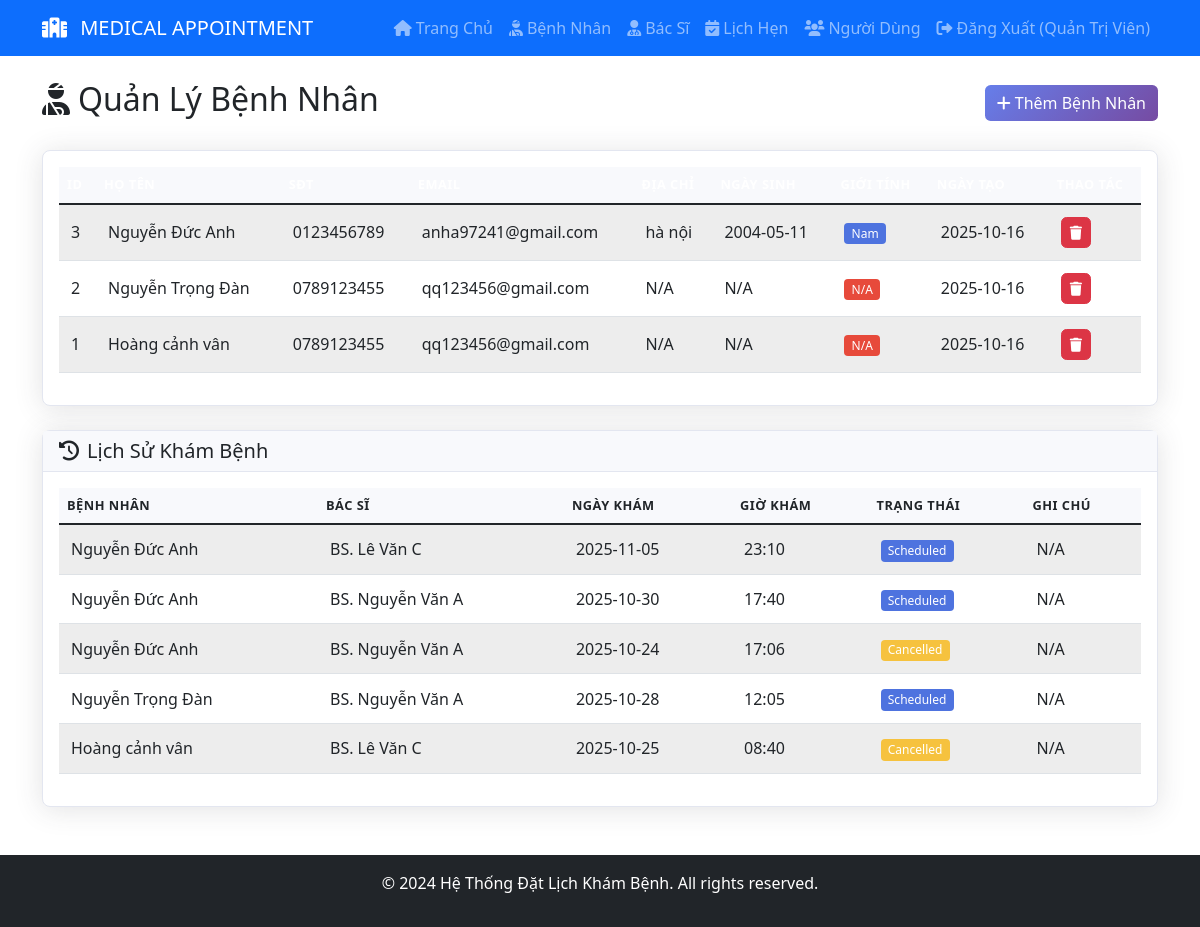
The app's page /patients (signed in) with its own data.
### tables this page shows
CREATE TABLE users (
            id INTEGER PRIMARY KEY AUTOINCREMENT,
            username TEXT UNIQUE NOT NULL,
            password TEXT NOT NULL,
            role TEXT NOT NULL,
            name TEXT,
            phone TEXT,
            email TEXT,
            created_at TIMESTAMP DEFAULT CURRENT_TIMESTAMP
        );

CREATE TABLE patients (
            id INTEGER PRIMARY KEY AUTOINCREMENT,
            name TEXT NOT NULL,
            phone TEXT NOT NULL,
            email TEXT,
            address TEXT,
            date_of_birth DATE,
            gender TEXT,
            user_id INTEGER,
            created_at TIMESTAMP DEFAULT CURRENT_TIMESTAMP,
            FOREIGN KEY (user_id) REFERENCES users (id)
        );

CREATE TABLE appointments (
            id INTEGER PRIMARY KEY AUTOINCREMENT,
            patient_id INTEGER NOT NULL,
            doctor_id INTEGER NOT NULL,
            appointment_date DATE NOT NULL,
            appointment_time TEXT NOT NULL,
            status TEXT DEFAULT 'Scheduled',
            notes TEXT,
            created_at TIMESTAMP DEFAULT CURRENT_TIMESTAMP,
            FOREIGN KEY (patient_id) REFERENCES patients (id),
            FOREIGN KEY (doctor_id) REFERENCES doctors (id)
        );

CREATE TABLE doctors (
            id INTEGER PRIMARY KEY AUTOINCREMENT,
            name TEXT NOT NULL,
            specialization TEXT NOT NULL,
            phone TEXT NOT NULL,
            email TEXT,
            available_days TEXT,
            available_time TEXT,
            created_at TIMESTAMP DEFAULT CURRENT_TIMESTAMP
        );

### app.py (the view)
    def decorated_function(*args, **kwargs):
        if not current_user.is_authenticated or current_user.role not in ['admin', 'receptionist']:
            flash('Bạn không có quyền truy cập trang này!', 'error')
            return redirect(url_for('home'))
        return f(*args, **kwargs)

### app.py (called while the page is built)
@login_manager.user_loader
def load_user(user_id):
    conn = get_db_connection()
    user = conn.execute('SELECT * FROM users WHERE id = ?', (user_id,)).fetchone()
    conn.close()
    if user:
        return User(user['id'], user['username'], user['role'], user['name'], user['email'])
    return None

def get_db_connection():
    conn = sqlite3.connect(DATABASE)
    conn.row_factory = sqlite3.Row
    return conn

def staff_required(f):
    def decorated_function(*args, **kwargs):
        if not current_user.is_authenticated or current_user.role not in ['admin', 'receptionist']:
            flash('Bạn không có quyền truy cập trang này!', 'error')
            return redirect(url_for('home'))
        return f(*args, **kwargs)
    decorated_function.__name__ = f.__name__
    return decorated_function

@app.route('/patients')
@staff_required
def patients():
    conn = get_db_connection()
    patients_data = conn.execute('SELECT * FROM patients ORDER BY created_at DESC').fetchall()
    patients_with_appointments = []
    for patient in patients_data:
        appointments = conn.execute('''
            SELECT a.*, d.name as doctor_name
            FROM appointments a
            JOIN doctors d ON a.doctor_id = d.id
            WHERE a.patient_id = ?
            ORDER BY a.appointment_date DESC
        ''', (patient['id'],)).fetchall()
        patients_with_appointments.append({
            **dict(patient),
            'appointments': appointments
        })
    conn.close()
    return render_template('patients.html', patients=patients_with_appointments)

### templates/patients.html (shortened to what this page needs)
{% extends "base.html" %}
{% block content %}
<div class="d-flex justify-content-between align-items-center mb-4">
    <h2><i class="fas fa-user-injured me-2"></i>Quản Lý Bệnh Nhân</h2>
    <button class="btn btn-primary" data-bs-toggle="modal" data-bs-target="#addPatientModal">
        <i class="fas fa-plus me-1"></i>Thêm Bệnh Nhân
    </button>
</div>
<div class="card">
    <div class="card-body">
        <div class="table-responsive">
            <table class="table table-striped table-hover">
                <thead class="table-dark">
                    <tr>
                        <th>ID</th>
                        <th>Họ Tên</th>
                        <th>SĐT</th>
                        <th>Email</th>
                        <th>Địa Chỉ</th>
                        <th>Ngày Sinh</th>
                        <th>Giới Tính</th>
                        <th>Ngày Tạo</th>
                        <th>Thao Tác</th>
                    </tr>
                </thead>
                <tbody>
                    {% for patient in patients %}
                    <tr>
                        <td>{{ patient.id }}</td>
                        <td>{{ patient.name }}</td>
                        <td>{{ patient.phone }}</td>
                        <td>{{ patient.email or 'N/A' }}</td>
                        <td>{{ patient.address or 'N/A' }}</td>
                        <td>{{ patient.date_of_birth or 'N/A' }}</td>
                        <td>
                            <span class="badge bg-{{ 'primary' if patient.gender == 'Nam' else 'danger' }}">
                                {{ patient.gender or 'N/A' }}
                            </span>
                        </td>
                        <td>{{ patient.created_at[:10] }}</td>
                        <td>
                            <button class="btn btn-danger btn-sm" data-patient-id="{{ patient.id }}" onclick="deletePatient(this)">
                                <i class="fas fa-trash"></i>
                            </button>
                        </td>
                    </tr>
                    {% else %}
                    <tr>
                        <td colspan="9" class="text-center text-muted">Chưa có bệnh nhân nào</td>
                    </tr>
                    {% endfor %}
                </tbody>
            </table>
        </div>
    </div>
</div>
<div class="card mt-4">
    <div class="card-header">
        <h5 class="card-title mb-0">
            <i class="fas fa-history me-2"></i>Lịch Sử Khám Bệnh
        </h5>
    </div>
    <div class="card-body">
        <div class="table-responsive">
            <table class="table table-striped">
                <thead>
                    <tr>
                        <th>Bệnh Nhân</th>
                        <th>Bác Sĩ</th>
                        <th>Ngày Khám</th>
                        <th>Giờ Khám</th>
                        <th>Trạng Thái</th>
                        <th>Ghi Chú</th>
                    </tr>
                </thead>
                <tbody>
                    {% for patient in patients %}
                        {% for appointment in patient.appointments %}
                        <tr>
                            <td>{{ patient.name }}</td>
                            <td>{{ appointment.doctor_name }}</td>
                            <td>{{ appointment.appointment_date }}</td>
                            <td>{{ appointment.appointment_time }}</td>
                            <td>
                                <span class="badge bg-{{ 'success' if appointment.status == 'Completed' else 'primary' if appointment.status == 'Scheduled' else 'warning' }}">
                                    {{ appointment.status }}
                                </span>
                            </td>
                            <td>{{ appointment.notes or 'N/A' }}</td>
                        </tr>
                        {% endfor %}
                    {% endfor %}
                </tbody>
            </table>
        </div>
    </div>
</div>
{% endblock %}

### templates/base.html (shortened to what this page needs)
<!DOCTYPE html>
<html lang="vi">
<head>
    <link href="https://cdn.jsdelivr.net/npm/bootstrap@5.1.3/dist/css/bootstrap.min.css" rel="stylesheet">
    <link href="https://cdnjs.cloudflare.com/ajax/libs/font-awesome/6.0.0/css/all.min.css" rel="stylesheet">
    <link href="{{ url_for('static', filename='css/style.css') }}" rel="stylesheet">
</head>
<body>
    {% if current_user.is_authenticated %}
    <nav class="navbar navbar-expand-lg navbar-dark bg-primary">
        <div class="container">
            <a class="navbar-brand" href="{{ url_for('home') }}">
                <i class="fas fa-hospital-alt me-2"></i>
                MEDICAL APPOINTMENT
            </a>
            <div class="collapse navbar-collapse" id="navbarNav">
                <ul class="navbar-nav ms-auto">
                    {% if current_user.role == 'patient' %}
                    <li class="nav-item">
                        <a class="nav-link" href="{{ url_for('patient_dashboard') }}">
                            <i class="fas fa-tachometer-alt me-1"></i>Dashboard
                        </a>
                    </li>
                    {% else %}
                    <li class="nav-item">
                        <a class="nav-link" href="{{ url_for('home') }}">
                            <i class="fas fa-home me-1"></i>Trang Chủ
                        </a>
                    </li>
                    <li class="nav-item">
                        <a class="nav-link" href="{{ url_for('patients') }}">
                            <i class="fas fa-user-injured me-1"></i>Bệnh Nhân
                        </a>
                    </li>
                    <li class="nav-item">
                        <a class="nav-link" href="{{ url_for('doctors') }}">
                            <i class="fas fa-user-md me-1"></i>Bác Sĩ
                        </a>
                    </li>
                    <li class="nav-item">
                        <a class="nav-link" href="{{ url_for('appointments') }}">
                            <i class="fas fa-calendar-check me-1"></i>Lịch Hẹn
                        </a>
                    </li>
                    {% if current_user.role == 'admin' %}
                    <li class="nav-item">
                        <a class="nav-link" href="{{ url_for('users') }}">
                            <i class="fas fa-users me-1"></i>Người Dùng
                        </a>
                    </li>
                    {% endif %}
                    {% endif %}
                    <li class="nav-item">
                        <a class="nav-link" href="{{ url_for('logout') }}">
                            <i class="fas fa-sign-out-alt me-1"></i>Đăng Xuất ({{ current_user.name }})
                        </a>
                    </li>
                </ul>
            </div>
        </div>
    </nav>
    {% endif %}
    <div class="container mt-4">
        {% block content %}{% endblock %}
    </div>
    <footer class="bg-dark text-white text-center py-3 mt-5">
        <div class="container">
            <p>&copy; 2024 Hệ Thống Đặt Lịch Khám Bệnh. All rights reserved.</p>
        </div>
    </footer>
</body>
</html>

### static/css/style.css (style rules this page uses)
.card { box-shadow: 0 0.15rem 1.75rem 0 rgba(58, 59, 69, 0.15); border: 1px solid #e3e6f0; border-radius: 0.5rem; }
.card-header { background-color: #f8f9fc; border-bottom: 1px solid #e3e6f0; font-weight: 600; }
.table th { border-top: none; font-weight: 600; text-transform: uppercase; font-size: 0.8rem; letter-spacing: 0.5px; background-color: #f8f9fc; }
.table td { vertical-align: middle; padding: 0.75rem; }
.table-striped tbody tr:nth-of-type(odd) { background-color: rgba(0, 0, 0, 0.02); }
.badge { font-size: 0.75em; font-weight: 500; padding: 0.4em 0.6em; }
.btn { border-radius: 0.35rem; font-weight: 500; transition: all 0.15s ease-in-out; }
.btn-primary { background: linear-gradient(135deg, #667eea 0%, #764ba2 100%); border: none; }
.btn-sm { padding: 0.25rem 0.5rem; font-size: 0.875rem; }
.badge.bg-primary { background-color: #4e73df !important; }
.badge.bg-warning { background-color: #f6c23e !important; }
.badge.bg-danger { background-color: #e74a3b !important; }

### records on screen
users: name "Quản Trị Viên"
patients: id "3", name "Nguyễn Đức Anh", phone "0123456789", email "anha97241@gmail.com", address "hà nội", date_of_birth "2004-05-11", gender "Nam", created_at "2025-10-16"
patients: id "2", name "Nguyễn Trọng Đàn", phone "0789123455", email "qq123456@gmail.com", address "N/A", date_of_birth "N/A", gender "N/A", created_at "2025-10-16"
patients: id "1", name "Hoàng cảnh vân", phone "0789123455", email "qq123456@gmail.com", address "N/A", date_of_birth "N/A", gender "N/A", created_at "2025-10-16"
appointments: doctor_name "BS. Lê Văn C", appointment_date "2025-11-05", appointment_time "23:10", status "Scheduled", notes "N/A"
appointments: doctor_name "BS. Nguyễn Văn A", appointment_date "2025-10-30", appointment_time "17:40", status "Scheduled", notes "N/A"
appointments: doctor_name "BS. Nguyễn Văn A", appointment_date "2025-10-24", appointment_time "17:06", status "Cancelled", notes "N/A"
appointments: doctor_name "BS. Nguyễn Văn A", appointment_date "2025-10-28", appointment_time "12:05", status "Scheduled", notes "N/A"
appointments: doctor_name "BS. Lê Văn C", appointment_date "2025-10-25", appointment_time "08:40", status "Cancelled", notes "N/A"
